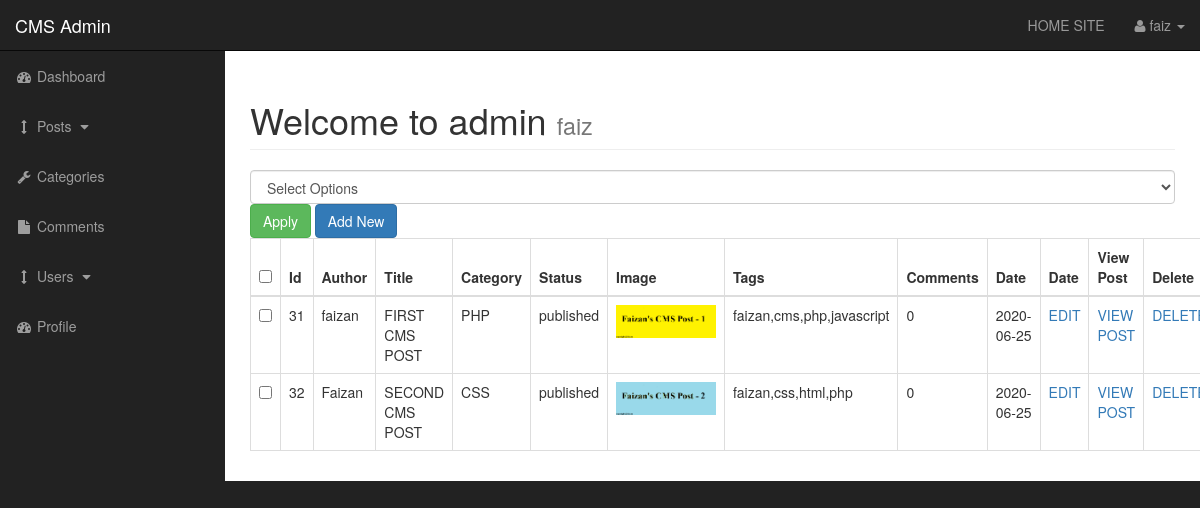
The page /admin/posts.php (signed in) on the database its author committed.
### tables this page shows
CREATE TABLE `posts` (
  `post_id` int(4) NOT NULL,
  `post_category_id` int(4) NOT NULL,
  `post_title` varchar(255) NOT NULL,
  `post_author` varchar(255) NOT NULL,
  `post_date` date NOT NULL,
  `post_image` text NOT NULL,
  `post_content` text NOT NULL,
  `post_tags` varchar(255) NOT NULL,
  `post_comment_count` int(11) NOT NULL,
  `post_status` varchar(255) NOT NULL DEFAULT 'draft'
);

CREATE TABLE `categories` (
  `cat_id` int(4) NOT NULL,
  `cat_title` varchar(255) NOT NULL
);

### admin/admin_includes/view_all_posts.php (the view, shortened to what this page needs)
<form action="" method="post">
<table class="table table-bordered table-hover">
  <div class="bulkOptionsContainer" class="col-xs-4">
<select class="form-control" name="bulk_options" id="">
  <option value="">Select Options </option>
</div>
<div class="col-xs-4">
<input type="submit" name="submit" class="btn btn-success" value="Apply">
<a class="btn btn-primary" href="posts.php?source=add_posts">Add New </a>
</div>
    <thead>
        <tr>
        <th><input id="selectAllBoxes" type="checkbox"></th>
        <th>Id</th>
        <th>Author</th>
        <th>Title</th>
        <th>Category</th>
        <th>Status</th>
        <th>Image</th>
        <th>Tags</th>
        <th>Comments</th>
        <th>Date</th>
        <th>Date</th>
        <th>View Post</th>
        <th>Delete</th>
    </tr>
    </thead>
    <tbody>
        <?php
        $query="select * from posts";
    $select_posts=mysqli_query($connection,$query);
    while($row=mysqli_fetch_assoc($select_posts))
    {
      $post_id= $row['post_id'];
      $post_author= $row['post_author'];
      $post_title= $row['post_title'];
      $post_category_id= $row['post_category_id'];
      $post_status= $row['post_status'];
      $post_image= $row['post_image'];
      $post_tags= $row['post_tags'];
      $post_comment_count= $row['post_comment_count'];
      $post_date= $row['post_date'];
      echo "<tr>";
      ?>
      <td><input class = 'checkBoxes' type='checkbox'
            name='checkBoxArray[]' value='<?php echo $post_id;  ?>'>
       </td>
      <?php
      echo "<td>{$post_id}</td>";
      echo "<td>{$post_author}</td>";
      echo "<td>{$post_title}</td>";
$query="select * from categories where cat_id = {$post_category_id} ";
$select_categories_id=mysqli_query($connection,$query);
while($row=mysqli_fetch_assoc($select_categories_id))
{
$cat_title=$row['cat_title'];
      echo "<td>{$cat_title}</td>";
    }
      echo "<td>{$post_status}</td>";
      echo "<td><img width='100'
            src='admin_includes/move_uploaded_images/$post_image' alt='image'></td>";
      echo "<td>{$post_tags}</td>";
      echo "<td>{$post_comment_count}</td>";
      echo "<td>{$post_date}</td>";
      echo "<td><a href='posts.php?source=edit_post&p_id=
            {$post_id}'>EDIT</a></td>";
      echo "<td><a href='../post.php?p_id=
            {$post_id}'>VIEW POST</a></td>";
echo "<td><a onClick=\" javascript:return confirm('Are you sure you want to delete'); \"
       href='posts.php?delete=
            {$post_id}'>DELETE</a></td>";
      echo "</tr>";
     }
        ?>
    </tbody>
</table>
</form>

### admin/css/sb-admin.css (style rules this page uses)
body { margin-top: 100px; background-color: #222; }
@media (min-width:768px) { body { margin-top: 50px; } }

### rows shown on the page
posts: post_id "31", post_author "faizan", post_title "FIRST CMS POST", post_status "published", post_image (picture), post_tags "faizan,cms,php,javascript", post_comment_count "0", post_date "2020-06-25"
categories: cat_title "PHP"
posts: post_id "32", post_author "Faizan", post_title "SECOND CMS POST", post_status "published", post_image (picture), post_tags "faizan,css,html,php", post_comment_count "0", post_date "2020-06-25"
categories: cat_title "CSS"

### other values the page prints
$_SESSION['username'] "faiz"
